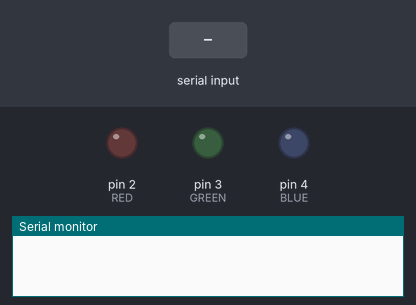
This sketch was run on a simulated Arduino Uno, built with avr-gcc and run on an emulated ATmega328P. Shown: output pins drawn as LEDs (lit = HIGH), the last lines printed to the serial monitor. The test bench sets the inputs (shaded band).

Above: at 1.2 s.
1.3 s: "on" received over Serial
At 2.5 s:
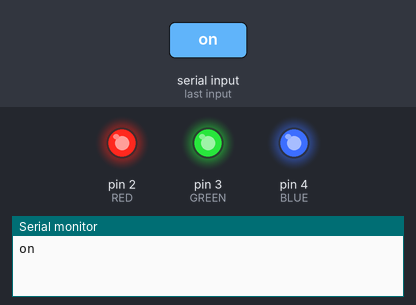
2.8 s: "red off" received over Serial
At 3.3 s:
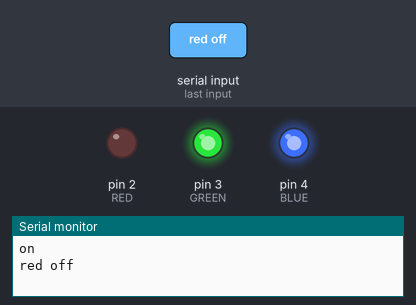
4.3 s: "all" received over Serial
At 5.3 s:
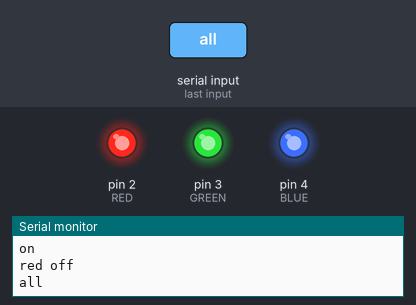
Timing chart, 0 to 7.3 s (numbered marks = the images above; inputs shaded):
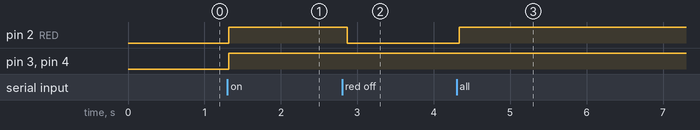

Measured:
- after the input at 1.3 s, pin 2 (RED), pin 3 (GREEN), pin 4 (BLUE): LOW → HIGH at once
- after the input at 2.8 s, pin 2 (RED): HIGH → LOW after 0.07 s
- after the input at 4.3 s, pin 2 (RED): LOW → HIGH at once

The sketch:

Voice_Controlled_Light_Joyanta.ino
```cpp
// Projet Made By Joyanta Kumar Sarker //


String voice;
int RED = 2;
int GREEN = 3;
int BLUE = 4;
void RedOn(){
digitalWrite (RED, HIGH);
}
void RedOff(){
digitalWrite (RED, LOW);
}
void GreenOn(){
digitalWrite (GREEN, HIGH);
}
void GreenOff(){
digitalWrite (GREEN, LOW);
}
void BlueOn(){
digitalWrite (BLUE, HIGH);
}
void BlueOff(){
digitalWrite (BLUE, LOW);
}
void allon() {
digitalWrite (RED, HIGH);
digitalWrite (GREEN, HIGH);
digitalWrite (BLUE, HIGH);
}
void alloff() {
digitalWrite (RED, LOW);
digitalWrite (GREEN, LOW);
digitalWrite (BLUE, LOW);
}
void setup() {
Serial.begin(9600);
pinMode(RED, OUTPUT);
pinMode(GREEN, OUTPUT);
pinMode(BLUE, OUTPUT);
}
void loop() {
while(Serial.available()) {
delay(10);
char c=Serial.read();
if(c=='#')
{break; }
voice += c;
}
if (voice.length() > 0) {
Serial.println(voice);
if (voice == "on" || voice == "all")
{
allon() ;
}
else if (voice == "off" || voice=="all off")
{
alloff() ;
}
else if(voice =="red" || voice =="red on"){
RedOn();
}
else if(voice =="red off"){
RedOff();
}
else if(voice =="green" || voice =="green on"){
GreenOn();
}
else if( voice =="green off" ){
GreenOff();
}
else if(voice =="blue" || voice =="blue on"){
BlueOn();
}
else if(voice =="blue off"){
BlueOff();
}
voice="";
}
}
```
